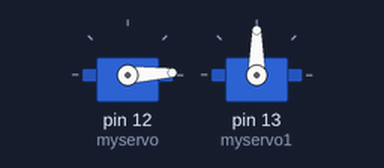
Simulated run of this sketch. Board: Arduino Uno, built with avr-gcc and run on an emulated ATmega328P. On the bench: 2 × servo.

Above: at 0.05 s.
At 2.6 s:
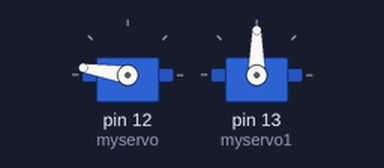
At 5.2 s:
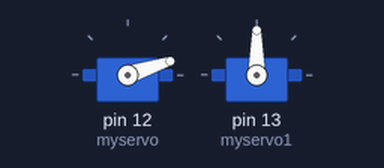
At 10.9 s:
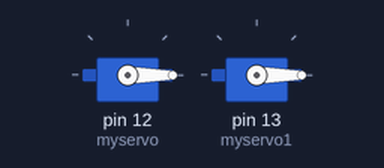
Timing chart, 0 to 14.2 s (numbered marks = the images above):
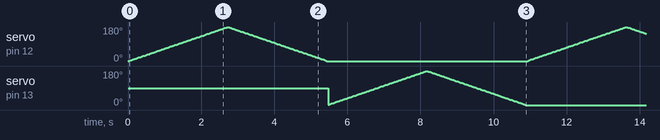

The sketch:

sketch_jun25ab.ino
```cpp
#include <Servo.h>

Servo myservo;  // create servo object to control a servo
// twelve servo objects can be created on most boards
Servo myservo1;
int pos = 0; // variable to store the servo position
int post = 1;

void setup() {
  myservo.attach(12); // attaches the servo on pin 9 to the servo object
  myservo1.attach(13);
}

void loop() {
  for (pos = 0; pos <= 180; pos += 1) { // goes from 0 degrees to 180 degrees
    // in steps of 1 degree
    myservo.write(pos);              // tell servo to go to position in variable 'pos'
    delay(15);                       // waits 15ms for the servo to reach the position
  }
  for (pos = 180; pos >= 0; pos -= 1) { // goes from 180 degrees to 0 degrees
    myservo.write(pos);              // tell servo to go to position in variable 'pos'
    delay(15);                       // waits 15ms for the servo to reach the position
  }

   for (post = 1; post <= 180; post += 1) { // goes from 0 degrees to 180 degrees
    // in steps of 1 degree
    myservo1.write(post);              // tell servo to go to position in variable 'pos'
    delay(15);                       // waits 15ms for the servo to reach the position
  }
  for (post = 180; post >= 0; post -= 1) { // goes from 180 degrees to 0 degrees
    myservo1.write(post);              // tell servo to go to position in variable 'pos'
    delay(15);

  }}
```
